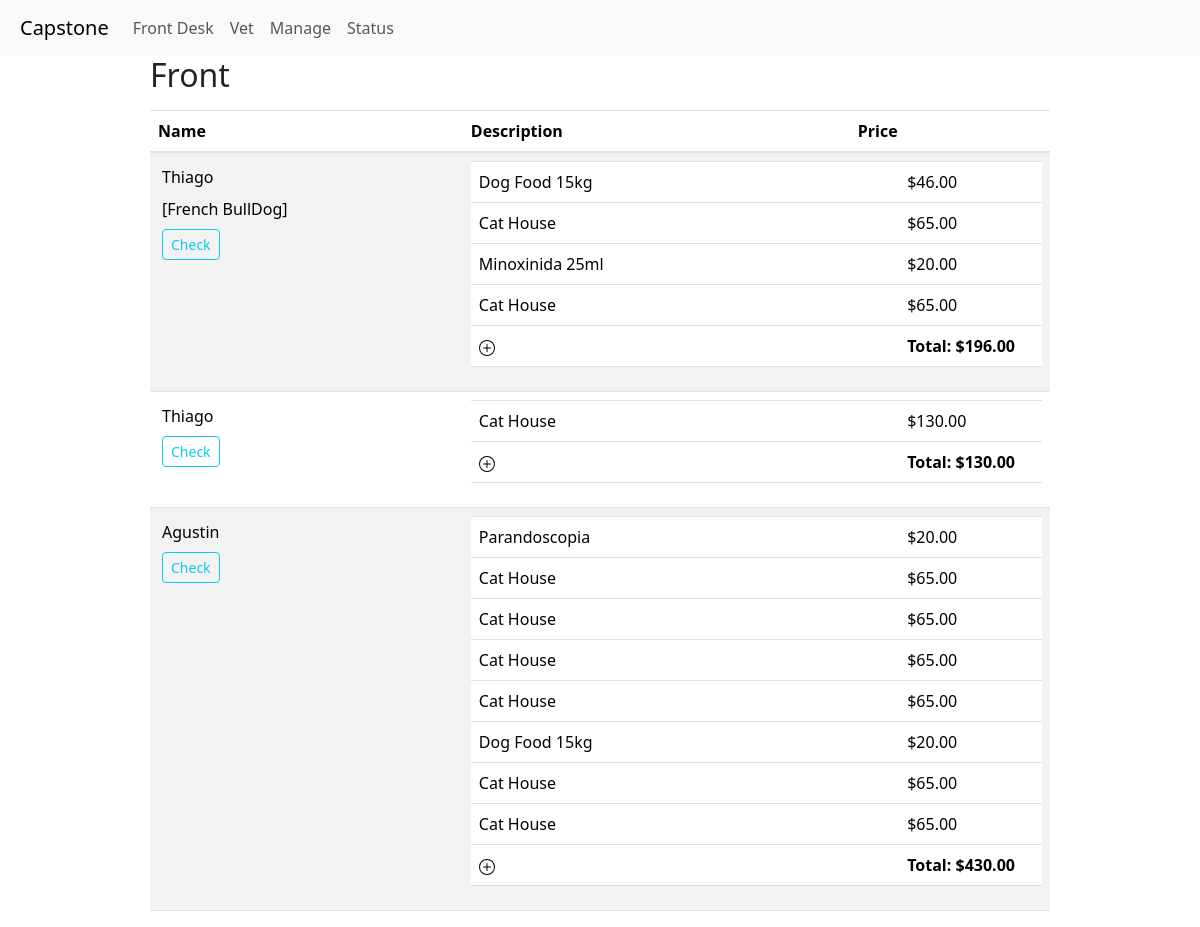
The app's page /front_desk, older data.
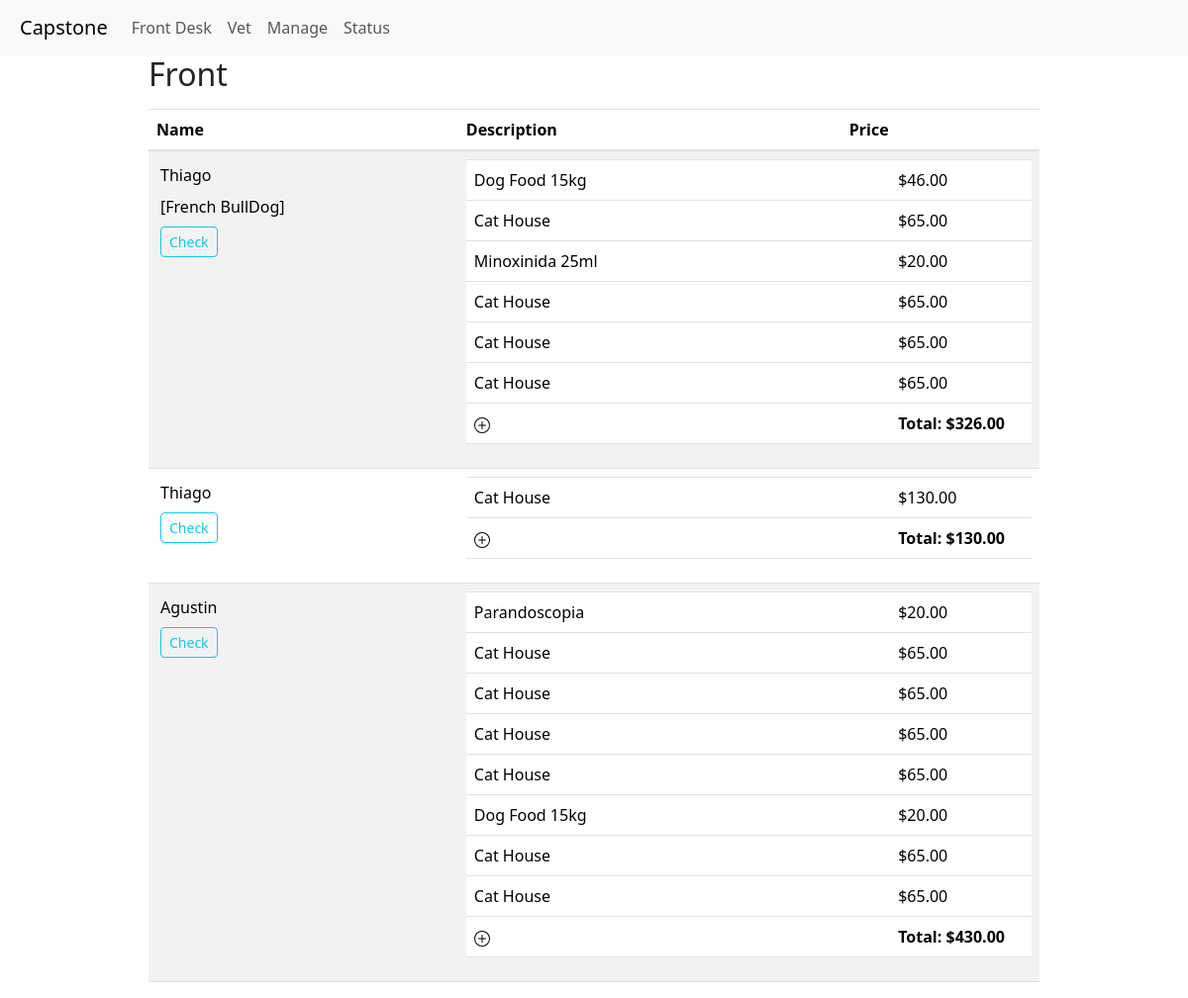
The same page, newer data.
### item_track/models.py (models this page shows, shortened)
class TransactionRecord(models.Model):
    id = models.AutoField(primary_key=True)
    name = models.CharField(max_length=64)
    description = models.CharField(max_length=256, blank=True, null=True)
    client = models.ForeignKey("Client", on_delete=models.CASCADE, related_name="transactions", blank=True, null=True)
    treatments = models.ManyToManyField("Treatment", related_name="transactions", blank=True, null=True)
    date = models.DateTimeField(auto_now_add=True)
    total = models.DecimalField(max_digits=10, decimal_places=2, blank=True, null=True)
    payment_method = models.CharField(max_length=64, blank=True, null=True)
    payment_status = models.CharField(max_length=64, blank=True, null=True)
    payment_date = models.DateTimeField(blank=True, null=True)
    payment_amount = models.DecimalField(max_digits=10, decimal_places=2, blank=True, null=True)
    payment_reference = models.CharField(max_length=64, blank=True, null=True)
    payment_comments = models.CharField(max_length=256, blank=True, null=True)
    active = models.BooleanField(default=True)

class Movemets(models.Model):
    id = models.AutoField(primary_key=True)
    item = models.ForeignKey("Item", on_delete=models.CASCADE, related_name="movements", blank=True, null=True)
    observation = models.CharField(max_length=256, blank=True, null=True)
    client = models.ForeignKey("Client", on_delete=models.CASCADE, related_name="movements", blank=True, null=True)
    treatment = models.ForeignKey("Treatment", on_delete=models.CASCADE, related_name="movements", blank=True, null=True)
    date = models.DateTimeField(auto_now_add=True)
    type = models.CharField(max_length=64, blank=True, null=True)
    quantity = models.IntegerField()
    price = models.DecimalField(max_digits=10, decimal_places=2, blank=True, null=True)
    total = models.DecimalField(max_digits=10, decimal_places=2, blank=True, null=True)
    TransactionRecord = models.ForeignKey("TransactionRecord", on_delete=models.CASCADE, related_name="movements", blank=True, null=True)

class Item(models.Model):
    id = models.AutoField(primary_key=True)
    name = models.CharField(max_length=64)
    description = models.CharField(max_length=256, blank=True, null=True)
    barcode = models.CharField(max_length=64, blank=True, null=True)
    image = models.ImageField(upload_to="item_track/images", blank=True, null=True)
    category = models.ManyToManyField("Category", blank=True, related_name="items")
    price = models.DecimalField(max_digits=10, decimal_places=2, blank=True, null=True)
    stock = models.IntegerField(blank=True, null=True)
    stock_min = models.IntegerField(blank=True, null=True)
    date_added = models.DateTimeField(auto_now_add=True)
    date_modified = models.DateTimeField(auto_now=True)
    expiration_date = models.DateTimeField(blank=True, null=True)
    active = models.BooleanField(default=True)
    def __str__(self):
        return f"{self.name}"

class Treatment(models.Model):
    id = models.AutoField(primary_key=True)
    name = models.CharField(max_length=64)
    description = models.CharField(max_length=256, blank=True, null=True)
    date_added = models.DateTimeField(auto_now_add=True)
    date_modified = models.DateTimeField(auto_now=True)
    price = models.DecimalField(max_digits=10, decimal_places=2, blank=True, null=True)
    active = models.BooleanField(default=True)
    def __str__(self):
        return f"{self.name}"

### item_track/views.py (the view, shortened to what this page needs)
# urls.py: path("front_desk", views.front_desk, name="front_desk"),
def front_desk(request):
    items = Item.objects.all()
    treatments = Treatment.objects.all()
    if request.method == "PUT":
        data = json.loads(request.body)
        transaction_id = data['consult_id']
        transaction = TransactionRecord.objects.get(id=transaction_id)
        transaction.active = False
        transaction.save()
    consults = TransactionRecord.objects.filter(active=True).order_by
    past_consults = TransactionRecord.objects.filter(active=False).order_by('-date')
    return render(request, "item_track/front_desk.html",{
        'consults': consults,
        'past_consults': past_consults,
        'items': items,
        'treatments': treatments
    })

### item_track/templates/item_track/front_desk.html (shortened to what the changed rows need)
{% extends "item_track/layout.html" %}
{% load static %}
{% block body %}
    {% block main %}
        <div class="d-flex justify-content-center">
        <div class="w-75" style="max-width: 1200px;">
                <h2 class="mb-3">Front</h2>
                <table class="table table-striped custome-table">
                    <thead>
                        <tr>
                        <th scope="col">Name</th>
                        <th scope="col">Description</th>
                        <th scope="col">Price</th>
                        </tr>
                    </thead>
                    <tbody>
                    {% for consult in consults %}
                        <div>
                            <tr id="row-{{ consult.id }}">
                                <td>
                                    <div class="d-flex flex-column justify-content-between">
                                    <span class="m-1">{{ consult.name }}</span>
                                    {% if consult.description %}
                                    <span class="m-1">[{{ consult.description }}]</span>
                                    {% endif %}
                                    <div>
                                        <button onclick="check_consult('{{ csrf_token }}','{{ consult.id }}')" type="submit" class="btn btn-outline-info btn-sm m-1">Check</button>
                                    </div>
                                </td>
                                <td colspan="2" class="custom-table">
                                    <table class="table">
                                        <tbody>
                                            {% for element in consult.movements.all %}
                                                <tr>
                                                    <td class="w-75">
                                                        {% if element.item %}
                                                            {% if element.quantity > 1 and element.observation %}
                                                                (x{{ element.quantity }}) {{ element.item }} [{{ element.observation }}]
                                                            {% elif element.observation %}
                                                                {{ element.item }} [{{ element.observation }}]
                                                            {%else%}
                                                                {{ element.item }}
                                                            {% endif %}
                                                        {% else %}
                                                            {% if element.quantity > 1 and element.observation %}
                                                                (x{{ element.quantity }}) {{ element.treatment }} [{{ element.observation }}]
                                                            {% elif element.observation %}
                                                                {{ element.treatment }} [{{ element.observation }}]
                                                            {%else%}
                                                                {{ element.treatment }}
                                                            {% endif %}
                                                        {% endif %}
                                                    </td class="w-25">
                                                    <td>${{ element.total }}</td>
                                                </tr>
                                            {% endfor %}
                                            <tr>
                                                <td>
                                                    <svg  xmlns="http://www.w3.org/2000/svg" width="16" height="16" fill="currentColor" class="bi bi-plus-circle" viewBox="0 0 16 16"
                                                    style="cursor: pointer"
                                                    onclick="addRow(this, '{{ consult.id }}', '{{ csrf_token }}')">
                                                    <path d="M8 15A7 7 0 1 1 8 1a7 7 0 0 1 0 14zm0 1A8 8 0 1 0 8 0a8 8 0 0 0 0 16z"/>
                                                    <path d="M8 4a.5.5 0 0 1 .5.5v3h3a.5.5 0 0 1 0 1h-3v3a.5.5 0 0 1-1 0v-3h-3a.5.5 0 0 1 0-1h3v-3A.5.5 0 0 1 8 4z"/>
                                                    </svg>
                                                </td>
                                                <td><b>Total: <span id="total-{{ consult.id }}">${{ consult.total }}</span></b></td>
                                            </tr>
                                        </tbody>
                                    </table>
                                </td>
                            </tr>
                        </div>
                    {% endfor %}
                    </tbody>
                </table>
        </div>
        </div>
    {% endblock %}
{% endblock %}

Row changes from the older to the newer data that the page shows:
changed TransactionRecord "French BullDog": total "196.00" → "326.00"
added Movemets: item "Cat House", total "65.00", shown under TransactionRecord "French BullDog"
added Movemets: item "Cat House", total "65.00", shown under TransactionRecord "French BullDog"
